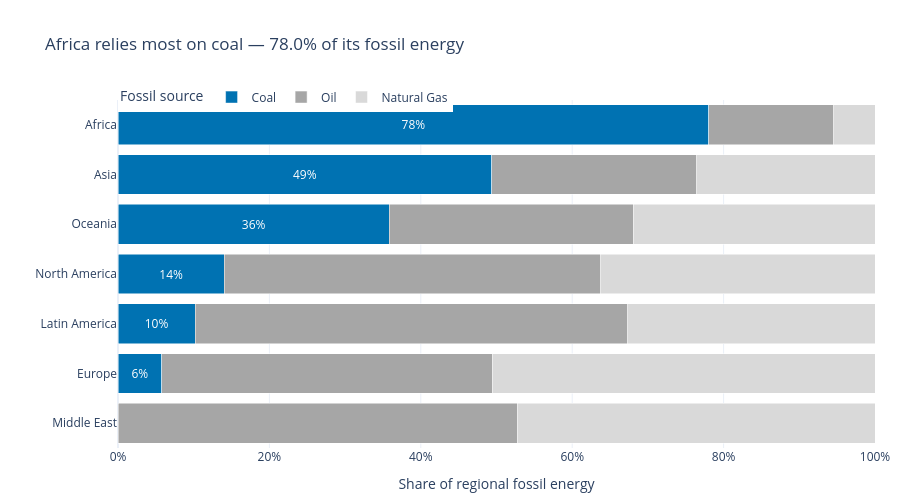

The notebook cell saved with this chart:
### Markdown cell above
## Task 3 — 100% stacked bar: which region relies most on coal?

**What to build:** A horizontal 100% stacked bar chart showing, for each **Region**, how its fossil energy splits between Coal, Oil and Natural Gas. This is the **same data as your Task 1 treemap**, visualised a second way.

**Requirements:**
- Reuse `df_fossil` from Task 1; aggregate TWh by `Region` × `Source` and convert to **shares of each region's fossil total**
- Horizontal bars, regions **sorted by coal share** (highest at the top)
- Coal is the segment on the baseline (first in `category_orders`) and the **only coloured segment** — keep it the same colour as in Task 1; Oil and Natural Gas in two greys
- Percentage labels on the coal segments only
- Insight title naming the most coal-dependent region and its coal share

> 💡 `df.groupby('Region')['TWh'].transform('sum')` gives each row its region total

### Code cell
# Task 3
fossil_source_order = ['Coal', 'Oil', 'Natural Gas']
all_region_sources = pd.MultiIndex.from_product(
    [df_fossil['Region'].unique(), fossil_source_order],
    names=['Region', 'Source'],
)
df_region_source = (
    df_fossil.groupby(['Region', 'Source'])['TWh']
    .sum()
    .reindex(all_region_sources, fill_value=0)
    .reset_index()
)
df_region_source['RegionTotal'] = df_region_source.groupby('Region')['TWh'].transform('sum')
df_region_source['Share_pct'] = df_region_source['TWh'] / df_region_source['RegionTotal']
df_region_source['Coal_label'] = np.where(
    df_region_source['Source'].eq('Coal'),
    df_region_source['Share_pct'].map(lambda share: f'{share:.0%}'),
    '',
)

coal_by_region = df_region_source.loc[df_region_source['Source'].eq('Coal')]
coal_leader = coal_by_region.loc[coal_by_region['Share_pct'].idxmax()]
region_order = coal_by_region.sort_values('Share_pct')['Region'].tolist()
fossil_mix_colors = {
    'Coal': fossil_colors['Coal'],
    'Oil': '#A6A6A6',
    'Natural Gas': '#D9D9D9',
}

fig_coal_share = px.bar(
    df_region_source,
    x='Share_pct',
    y='Region',
    color='Source',
    text='Coal_label',
    orientation='h',
    color_discrete_map=fossil_mix_colors,
    category_orders={
        'Source': fossil_source_order,
        'Region': region_order,
    },
    labels={'Share_pct': 'Share of regional fossil energy', 'Source': 'Fossil source'},
    title=(f"{coal_leader['Region']} relies most on coal — "
           f"{coal_leader['Share_pct']:.1%} of its fossil energy"),
)
fig_coal_share.update_traces(
    texttemplate='%{text}',
    textposition='inside',
    insidetextanchor='middle',
    textfont=dict(color='white'),
)
fig_coal_share.update_layout(
    template='plotly_white',
    barmode='stack',
    height=500,
    margin=dict(t=100, l=10, r=10, b=10),
    xaxis=dict(title='Share of regional fossil energy', tickformat='.0%', range=[0, 1]),
    yaxis=dict(title='', categoryorder='array', categoryarray=region_order),
    legend=dict(orientation='h', x=0, y=1.05),
)
fig_coal_share.show()

### Figure 1 — Plotly figure (JSON) as saved in the notebook; plotly's stock layout.template omitted (floating-point values rounded to 4 significant figures)
{"data": [{"hovertemplate": "Fossil source=Coal<br>Share of regional fossil energy=%{x}<br>Region=%{y}<br>Coal_label=%{text}<extra></extra>", "insidetextanchor": "middle", "legendgroup": "Coal", "marker": {"color": "#0072B2", "pattern": {"shape": ""}}, "name": "Coal", "orientation": "h", "showlegend": true, "text": ["14%", "49%", "6%", "10%", "36%", "0%", "78%"], "textfont": {"color": "white"}, "textposition": "inside", "texttemplate": "%{text}", "type": "bar", "x": [0.1406, 0.4937, 0.05765, 0.1019, 0.3585, 0.0, 0.7804], "xaxis": "x", "y": ["North America", "Asia", "Europe", "Latin America", "Oceania", "Middle East", "Africa"], "yaxis": "y"}, {"hovertemplate": "Fossil source=Oil<br>Share of regional fossil energy=%{x}<br>Region=%{y}<br>Coal_label=%{text}<extra></extra>", "insidetextanchor": "middle", "legendgroup": "Oil", "marker": {"color": "#A6A6A6", "pattern": {"shape": ""}}, "name": "Oil", "orientation": "h", "showlegend": true, "text": ["", "", "", "", "", "", ""], "textfont": {"color": "white"}, "textposition": "inside", "texttemplate": "%{text}", "type": "bar", "x": [0.4973, 0.2711, 0.4364, 0.5718, 0.3223, 0.5271, 0.1648], "xaxis": "x", "y": ["North America", "Asia", "Europe", "Latin America", "Oceania", "Middle East", "Africa"], "yaxis": "y"}, {"hovertemplate": "Fossil source=Natural Gas<br>Share of regional fossil energy=%{x}<br>Region=%{y}<br>Coal_label=%{text}<extra></extra>", "insidetextanchor": "middle", "legendgroup": "Natural Gas", "marker": {"color": "#D9D9D9", "pattern": {"shape": ""}}, "name": "Natural Gas", "orientation": "h", "showlegend": true, "text": ["", "", "", "", "", "", ""], "textfont": {"color": "white"}, "textposition": "inside", "texttemplate": "%{text}", "type": "bar", "x": [0.3621, 0.2352, 0.5059, 0.3264, 0.3192, 0.4729, 0.05476], "xaxis": "x", "y": ["North America", "Asia", "Europe", "Latin America", "Oceania", "Middle East", "Africa"], "yaxis": "y"}], "layout": {"barmode": "stack", "height": 500, "legend": {"orientation": "h", "title": {"text": "Fossil source"}, "tracegroupgap": 0, "x": 0, "y": 1.05}, "margin": {"b": 10, "l": 10, "r": 10, "t": 100}, "title": {"text": "Africa relies most on coal — 78.0% of its fossil energy"}, "xaxis": {"anchor": "y", "domain": [0, 1], "range": [0, 1], "tickformat": ".0%", "title": {"text": "Share of regional fossil energy"}}, "yaxis": {"anchor": "x", "categoryarray": ["Middle East", "Europe", "Latin America", "North America", "Oceania", "Asia", "Africa"], "categoryorder": "array", "domain": [0, 1], "title": {"text": ""}}}}
